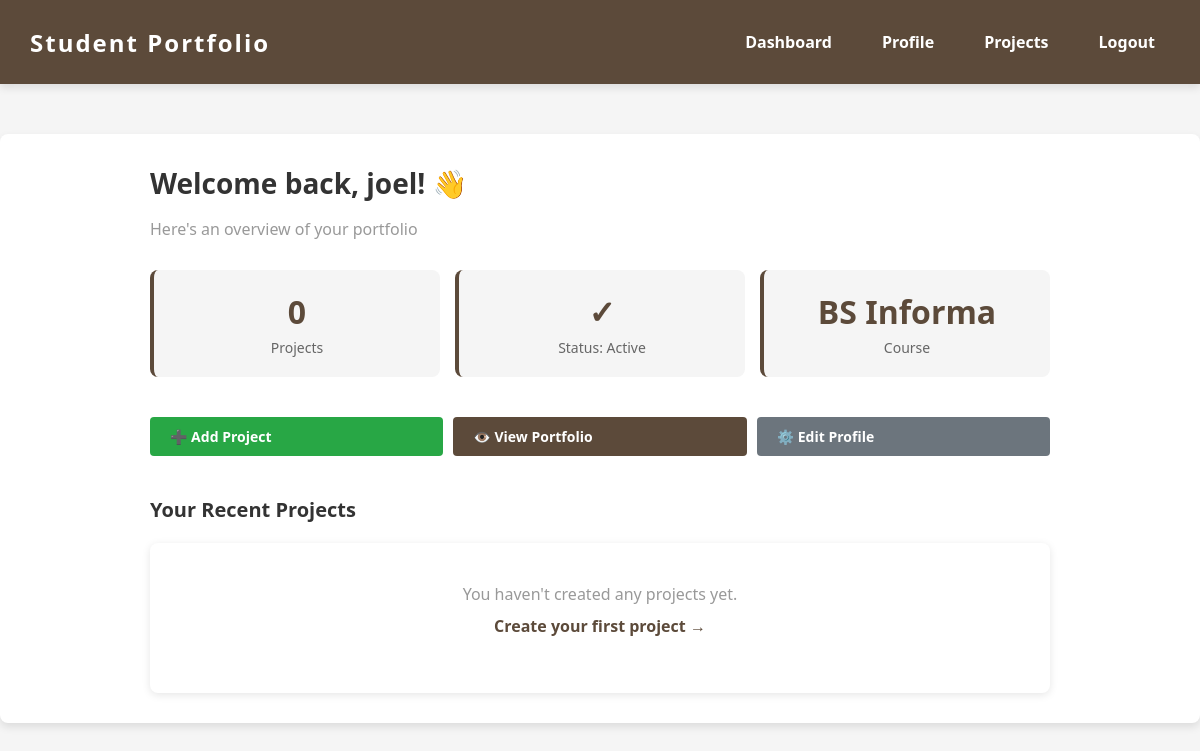
Page /dashboard (signed in) on the earlier database version.
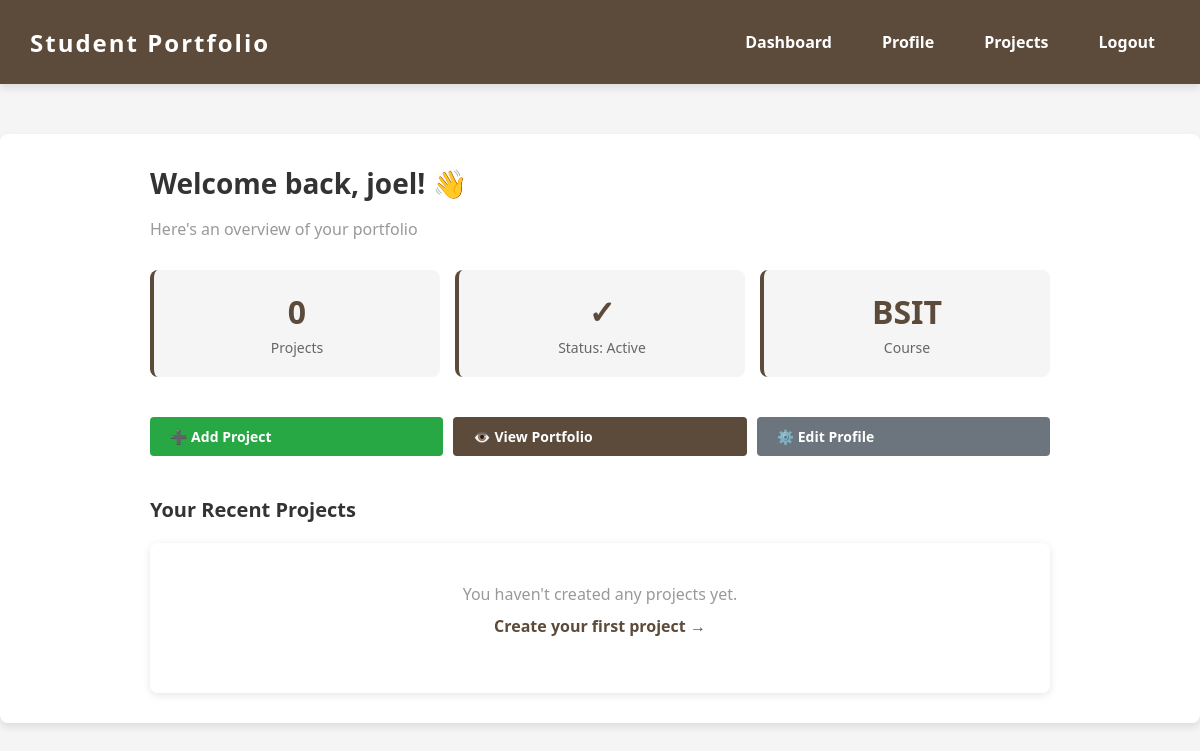
Same page on the later database version.
### app.py (models this page shows)
class User(db.Model, UserMixin):
    id = db.Column(db.Integer, primary_key=True)
    username = db.Column(db.String(150), nullable=False, unique=True)
    email = db.Column(db.String(150), unique=True, nullable=False)
    password = db.Column(db.String(200), nullable=False)
    course = db.Column(db.String(100))
    bio = db.Column(db.Text)
    is_admin = db.Column(db.Boolean, default=False)

### app.py (the view)
@app.route('/dashboard')
@login_required
def dashboard():
    projects = Project.query.filter_by(user_id=current_user.id).all()
    return render_template('dashboard.html', projects=projects)

### app.py (called while the page is built)
@login_manager.user_loader
def load_user(user_id):
    return User.query.get(int(user_id))

### templates/dashboard.html
{% extends "layout.html" %} {% block title %}Dashboard{% endblock %} {% block
content %}
<div style="max-width: 900px; margin: 0 auto; padding: 0 20px;">
  <h2 style="margin-bottom: 10px;">Welcome back, {{ current_user.username }}! 👋</h2>
  <p class="text-muted" style="margin-bottom: 30px;">Here's an overview of your portfolio</p>
  <div style="display: grid; grid-template-columns: repeat(auto-fit, minmax(150px, 1fr)); gap: 15px; margin-bottom: 40px;">
    <div class="stat-card">
      <h3 style="margin: 0; font-size: 32px; color: #5c4a3a;">{{ projects|length }}</h3>
      <p style="margin: 5px 0 0 0; color: #666;">Projects</p>
    </div>
    <div class="stat-card">
      <h3 style="margin: 0; font-size: 32px; color: #5c4a3a;">✓</h3>
      <p style="margin: 5px 0 0 0; color: #666;">Status: Active</p>
    </div>
    <div class="stat-card">
      <h3 style="margin: 0; font-size: 32px; color: #5c4a3a;">{{ current_user.course[:10] or 'N/A' }}</h3>
      <p style="margin: 5px 0 0 0; color: #666;">Course</p>
    </div>
  </div>
  <div style="display: flex; gap: 10px; margin-bottom: 40px; flex-wrap: wrap;">
    <a href="{{ url_for('projects') }}" class="btn btn-primary" style="background-color: #28a745; flex: 1; min-width: 150px;">
      ➕ Add Project
    </a>
    <a href="{{ url_for('public_portfolio', username=current_user.username) }}" target="_blank" class="btn btn-primary" style="flex: 1; min-width: 150px;">
      👁️ View Portfolio
    </a>
    <a href="{{ url_for('profile') }}" class="btn btn-primary" style="background-color: #6c757d; flex: 1; min-width: 150px;">
      ⚙️ Edit Profile
    </a>
  </div>
  <h3 style="margin-bottom: 20px; font-size: 20px;">Your Recent Projects</h3>
  {% if projects %}
  <div style="display: flex; flex-direction: column; gap: 12px;">
    {% for p in projects %}
    <div style="background: white; border-radius: 8px; padding: 20px; box-shadow: 0 2px 8px rgba(0,0,0,0.1); display: flex; align-items: center; gap: 20px; transition: all 0.3s ease; border-left: 4px solid #5c4a3a;">
      <div style="width: 80px; height: 80px; flex-shrink: 0; background-color: #f0f0f0; border-radius: 6px; display: flex; align-items: center; justify-content: center; overflow: hidden;">
        {% if p.image_file %}
        <img src="{{ url_for('static', filename='uploads/' + p.image_file) }}" alt="{{ p.title }}" style="width: 100%; height: 100%; object-fit: cover;" />
        {% else %}
        <span style="color: #999; font-size: 12px;">No Image</span>
        {% endif %}
      </div>
      <div style="flex: 1; min-width: 0;">
        <h4 style="margin: 0 0 5px 0; color: #333; font-size: 16px;">{{ p.title }}</h4>
        <p style="margin: 0 0 8px 0; color: #666; font-size: 14px; line-height: 1.4;">{{ p.description[:80] }}{% if p.description|length > 80 %}...{% endif %}</p>
        <p class="text-muted" style="font-size: 12px; margin: 0;">📅 {{ p.date_posted.strftime('%b %d, %Y') }}</p>
      </div>
      <div style="flex-shrink: 0;">
        <a href="{{ url_for('edit_project', id=p.id) }}" class="btn btn-primary" style="padding: 8px 16px; font-size: 14px;">Edit</a>
      </div>
    </div>
    {% endfor %}
  </div>
  {% else %}
  <div style="background: white; padding: 40px; border-radius: 8px; text-align: center; box-shadow: 0 2px 8px rgba(0,0,0,0.1);">
    <p class="text-muted" style="font-size: 16px; margin: 0;">You haven't created any projects yet.</p>
    <p style="margin-top: 10px;"><a href="{{ url_for('projects') }}" class="text-primary" style="font-weight: 600;">Create your first project →</a></p>
  </div>
  {% endif %}
</div>
{% endblock %}

### templates/layout.html (shortened to what this page needs)
<!DOCTYPE html>
<html lang="en">
  <head>
    <link
      rel="stylesheet"
      href="{{ url_for('static', filename='site.css') }}"
    />
  </head>
  <body>
    <header class="navbar">
      <div class="navbar-container">
        <a href="{{ url_for('home') }}" class="navbar-logo"
          >Student Portfolio</a
        >
        <nav>
          <ul class="navbar-menu">
            {% if current_user.is_authenticated %}
            <li><a href="{{ url_for('dashboard') }}">Dashboard</a></li>
            <li><a href="{{ url_for('profile') }}">Profile</a></li>
            <li><a href="{{ url_for('projects') }}">Projects</a></li>
            <li><a href="{{ url_for('logout') }}">Logout</a></li>
            {% else %}
            <li><a href="{{ url_for('login') }}">Login</a></li>
            <li><a href="{{ url_for('register') }}">Register</a></li>
            {% endif %}
          </ul>
        </nav>
      </div>
    </header>
    <div class="content">{% block content %}{% endblock %}</div>
  </body>
</html>

### static/site.css (style rules this page uses)
:root { --primary-color: #5c4a3a; --accent-color: #e4b169; --accent-dark: #d78f44; --danger-color: #dc3545; --success-color: #28a745; --info-color: #0c5460; --light-bg: #f5f5f5; --white: #ffffff; --dark-text: #333333; --spacing-unit: 8px; --transition: 0.3s ease; }
body { font-family: "Segoe UI", Tahoma, Arial, sans-serif; background-color: var(--light-bg); margin: 0; padding: 0; color: var(--dark-text); }
a { text-decoration: none; color: inherit; }
h1, h2, h3, h4, h5, h6 { color: var(--dark-text); margin-top: 0; font-weight: 600; }
h2 { font-size: 28px; margin-bottom: 16px; }
h3 { font-size: 24px; margin-bottom: 12px; }
.btn { padding: 10px 20px; border-radius: 4px; font-weight: 600; cursor: pointer; transition: all var(--transition); border: none; font-size: 14px; display: inline-block; }
.btn-primary { background-color: var(--primary-color); color: var(--white); }
.navbar { background-color: var(--primary-color); position: sticky; top: 0; width: 100%; z-index: 1000; box-shadow: 0 4px 8px rgba(0, 0, 0, 0.1); }
.navbar-container { display: flex; justify-content: space-between; align-items: center; padding: 15px 30px; }
.navbar-logo { font-size: 24px; font-weight: 700; color: var(--white); letter-spacing: 2px; }
.navbar-menu { list-style-type: none; display: flex; gap: 20px; }
.navbar-menu li a { color: var(--white); font-size: 16px; font-weight: 600; padding: 10px 15px; border-radius: 4px; transition: background-color var(--transition); }
.content { max-width: 1200px; margin: 50px auto; padding: 30px; background-color: var(--white); border-radius: 8px; box-shadow: 0 4px 8px rgba(0, 0, 0, 0.1); }
.stat-card { background-color: var(--light-bg); padding: 20px; border-radius: 8px; text-align: center; border-left: 4px solid var(--primary-color); }
.stat-card h3 { color: var(--primary-color); font-size: 32px; margin: 0; }
.stat-card p { color: #666; font-size: 14px; margin: 5px 0 0 0; }
.text-muted { color: #999; }
.text-primary { color: var(--primary-color); }

Differences in the rows shown:
changed User "joel": course "BS Informa" → "BSIT"
